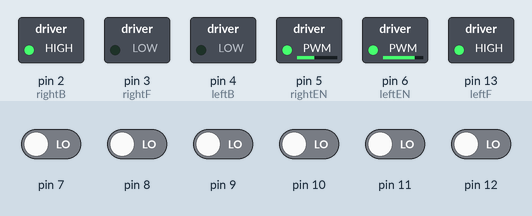
Recording of a sketch running on a simulated Arduino Uno, built with avr-gcc and run on an emulated ATmega328P. On the bench: switched loads named in the sketch (green lamp = pin HIGH). The inputs (shaded band) are chosen by the test bench; at power-on: pin 7–12 LOW.

Above: at 5.7 s.
5.8 s: pin 8 driven HIGH
At 7.0 s:
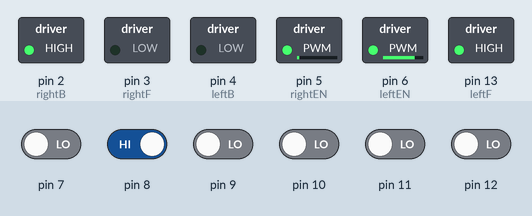
7.3 s: pin 7 driven HIGH
At 8.1 s:
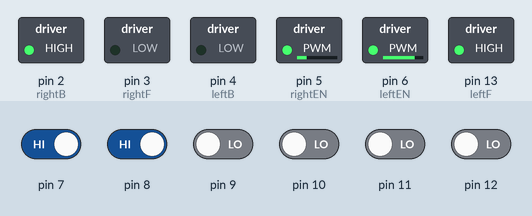
8.8 s: pin 10 driven HIGH
At 9.2 s:
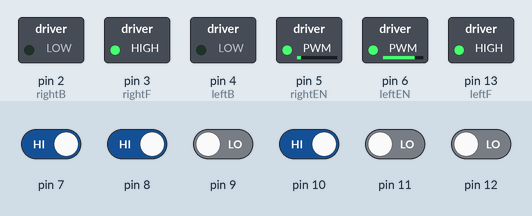
10.3 s: pin 11 driven HIGH
At 11.5 s:
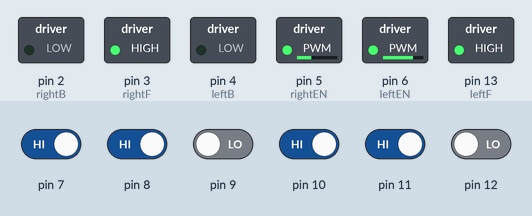
11.8 s: pin 12 driven HIGH
At 12.7 s:
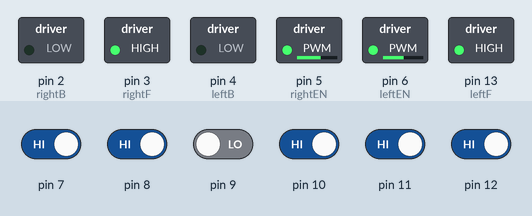
13.3 s: pin 7 driven LOW
At 13.8 s:
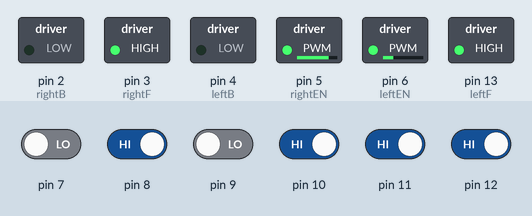
Timing chart, 0 to 15.8 s (numbered marks = the images above; inputs shaded):
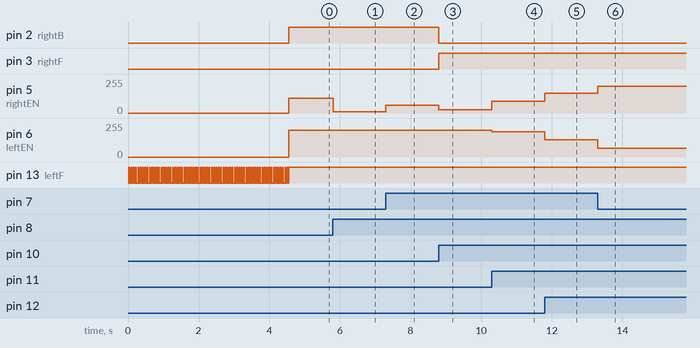

Measured:
- after the input at 5.8 s, pin 5 (rightEN): 110/255 → 10/255 at once
- after the input at 7.3 s, pin 5 (rightEN): 10/255 → 60/255 at once
- after the input at 8.8 s, pin 2 (rightB): HIGH → LOW at once; pin 3 (rightF): LOW → HIGH at once; pin 5 (rightEN): 60/255 → 24/255 at once
- after the input at 10.3 s, pin 5 (rightEN): 24/255 → 90/255 at once; pin 6 (leftEN): 200/255 → 190/255 at once
- after the input at 11.8 s, pin 5 (rightEN): 90/255 → 150/255 at once; pin 6 (leftEN): 190/255 → 130/255 at once
- after the input at 13.3 s, pin 5 (rightEN): 150/255 → 200/255 at once; pin 6 (leftEN): 130/255 → 65/255 at once
- by itself, pin 13 (leftF): alternates HIGH for 0.02 s and LOW for 0.05 s, 140 changes in all, then stays HIGH

The sketch:

LineFollower.ino
```cpp
//////////////////////////////////////////////////////////////////////////
/*                       Muhammed Said Gönül

  This algorithm was created by team "ADA" to compete in the "Design-Run"
            category in the 2019 MEB - TEKNOFEST competitions.
                    It was renewed on 21.05.2022.

                         #MilliTeknolojiHamlesi                         */
//////////////////////////////////////////////////////////////////////////


/* LIBRARIES */
#include <QTRSensors.h>
/* LIBRARIES */


/* PIN CONFIGURATIONS */
#define leftEN 6    //  Left motor controlling PWM signal on pin 6 (ENA)
#define rightEN 5   //  Right motor controlling PWM signal on pin 5 (ENB)
#define leftF 13    //  Left motor forward pin (IN1)
#define leftB 4    //  Left motor backward pin (IN2)
#define rightF 3    //  Right motor forward pin (IN3)
#define rightB 2    //  Right motor backward pin (IN4)
/* PIN CONFIGURATIONS */


/* PID OPTIONS */
#define kp .1
#define kd 4

int error = 0, lastError = 0, rateError = 0, out = 0, position;
int setPoint = 2500;    //  The center of the sensor corresponds to the value of 2500. The distance between the two sensors is equal to 500.
/* PID OPTIONS */


/* MOTOR OPTIONS */
int maxSpeed = 200, normalSpeed = 140, rightMotorSpeed, leftMotorSpeed;
/* MOTOR OPTIONS */


/* QTR SENSOR OPTIONS */
QTRSensors qtrrc;
#define NUM_SENSORS 6
unsigned int sensorValues[NUM_SENSORS];
/* QTR SENSOR OPTIONS */


void setup(){

  qtrrc.setTypeRC();
  qtrrc.setSensorPins((const uint8_t[]) {7, 8, 9, 10, 11, 12}, NUM_SENSORS);


  pinMode(leftEN,OUTPUT);
  pinMode(rightEN,OUTPUT);
  pinMode(rightF,OUTPUT);
  pinMode(rightB,OUTPUT);
  pinMode(leftF,OUTPUT);
  pinMode(leftB,OUTPUT);


  digitalWrite(leftEN, LOW);
  digitalWrite(rightEN, LOW);


  for (int i = 0; i < 70; i++){       // 40 ms * 70 = 2800ms delay for calibrating sensor
    qtrrc.calibrate();
    digitalWrite(13,HIGH);
    delay(20);
    digitalWrite(13,LOW);
    delay(20);
  }


}


void loop(){

  position = qtrrc.readLineBlack(sensorValues);   //  Position varies between 0-5000. For a white line, use readLineWhite()
  error = position - setPoint;
  rateError = error - lastError;
  out = kp * error + kd * rateError;
  lastError = error;

  rightMotorSpeed = normalSpeed + out;
  leftMotorSpeed = normalSpeed - out;


  if (rightMotorSpeed > maxSpeed){
  rightMotorSpeed = maxSpeed;
  }
  if (leftMotorSpeed > maxSpeed ){
    leftMotorSpeed = maxSpeed;
  }
  if(leftMotorSpeed < -maxSpeed){
    leftMotorSpeed = -maxSpeed;
  }
  if(rightMotorSpeed < -maxSpeed){
    rightMotorSpeed = -maxSpeed;
  }

  if (rightMotorSpeed > 0 && leftMotorSpeed < 0){   //  turning left
    controlMotor(-1, -leftMotorSpeed, rightMotorSpeed);
  }
  if(rightMotorSpeed > 0 && leftMotorSpeed > 0){    //  go straight
    controlMotor(0, leftMotorSpeed, rightMotorSpeed);
  }
  if (rightMotorSpeed < 0 && leftMotorSpeed > 0){   //  turning right
    controlMotor(1, leftMotorSpeed, -rightMotorSpeed);
  }


}


void controlMotor(int direction, int leftMotorPow, int rightMotorPow){

  if(direction == -1){
      digitalWrite(rightF, HIGH);
      digitalWrite(rightB, LOW);
      digitalWrite(leftF, LOW);
      digitalWrite(leftB, HIGH);
  }
  if(direction == 0){
      digitalWrite(rightB, LOW);
      digitalWrite(rightF, HIGH);
      digitalWrite(leftB, LOW);
      digitalWrite(leftF, HIGH);
  }
  if(direction == 1){
      digitalWrite(rightF, LOW);
      digitalWrite(rightB, HIGH);
      digitalWrite(leftF, HIGH);
      digitalWrite(leftB, LOW);
  }

    analogWrite(rightEN, rightMotorPow);
    analogWrite(leftEN, leftMotorPow);
}
```
